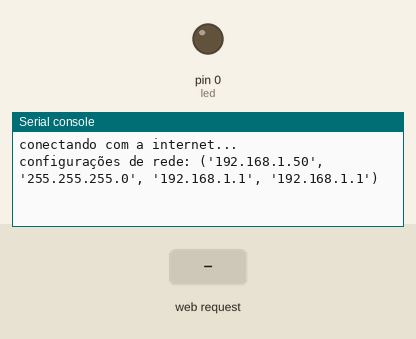
This program was run on a simulated MicroPython board. Shown: output pins drawn as LEDs (lit = HIGH), the last lines printed to the serial console. The test bench sets the inputs (shaded band). WiFi joins after 1.5 s.

Above: at 2.7 s.
2.8 s: HTTP request GET /?semaforos_on=1 received
At 3.6 s:
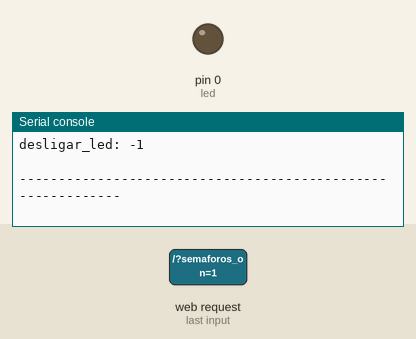
4.3 s: HTTP request GET /?semaforos_off=0 received
At 4.7 s:
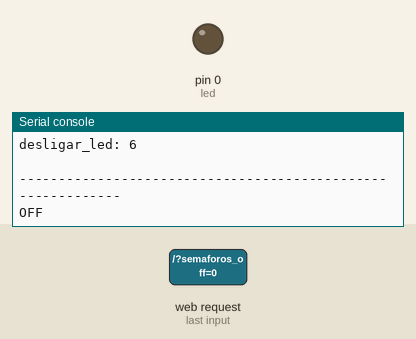

Measured:
- after the input at 2.8 s, the serial console: prints a new line at once (image 1)
- after the input at 4.3 s, the serial console: prints a new line at once (image 2)

The program:

main.py
```python
import network
import socket
from machine import Pin

sta = network.WLAN(network.STA_IF)
if not sta.isconnected():
    print('conectando com a internet...')
    sta.active(True)
    sta.connect("Nome da rede", "Senha da rede")
    while not sta.isconnected():
        pass
print('configurações de rede:', sta.ifconfig())

sock = socket.socket(socket.AF_INET, socket.SOCK_STREAM)
sock.bind(('', 80))
sock.listen(5)

led = Pin(0, Pin.OUT)
led_state = ""

def sem1():
    pass

def web_page():
    global led_state
    if led.value() == 1:
        led_state = 'ON'

    elif led.value() == 0:
        led_state = 'OFF'

    html_page = """

    Pagina HTML

"""
    return html_page, led_state


while True:
    conn, addr = sock.accept()
    print("")
    print('-' * 60)
    print("Conexão estabelecida com %s" % str(addr))
    request = conn.recv(1024)
    print("")

    request = str(request)
    ligar_led = request.find('/?semaforos_on=1')
    desligar_led = request.find('/?semaforos_off=0')

    print(f'ligar_led: {ligar_led}')
    print(f'desligar_led: {desligar_led}')

    print('')
    print('-' * 60)

    if ligar_led == 6:
        print(led_state)

    elif desligar_led == 6:
        print(led_state)

    response = web_page()
    conn.send('HTTP/1.1 200 OK\n')
    conn.send('Content-Type: text/html\n')
    conn.send('Connection: close\n\n')
    conn.sendall(response)
    conn.close()
```
